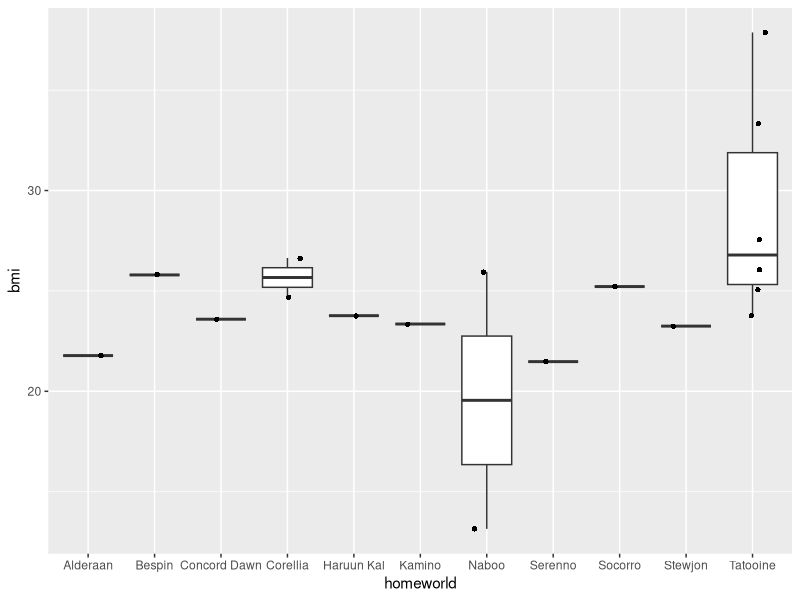

R code for this plot:
## ---- chunk 1
install.packages("dplyr")
library("dplyr")
## ---- chunk 2
starwars
head(starwars)
## ---- chunk 3
colnames(starwars)
## ---- chunk 4
humans <- starwars %>%
  filter(species == "Human")

humans_selected_columns <- humans %>% 
  select(birth_year, gender, mass, height, homeworld)

humans_bmi <- humans_selected_columns %>%
  mutate(bmi = mass / ((height / 100)  ^ 2)) %>%
  arrange(bmi, height, desc(birth_year)) %>%
  na.omit
## ---- chunk 5
head(humans_bmi, 15)
## ---- chunk 6
install.packages("ggplot2")
library("ggplot2")
## ---- chunk 7
p <- ggplot(humans_bmi, aes(x=homeworld, y=bmi))

p <- p + geom_boxplot() 
p + geom_jitter(shape=16, position=position_jitter(0.2))
## ---- chunk 8
humans_bmi %>% count(homeworld)

humans_filtered <- humans_bmi %>%
  filter(homeworld==c("Tatooine"))

head(humans_filtered, 10)
